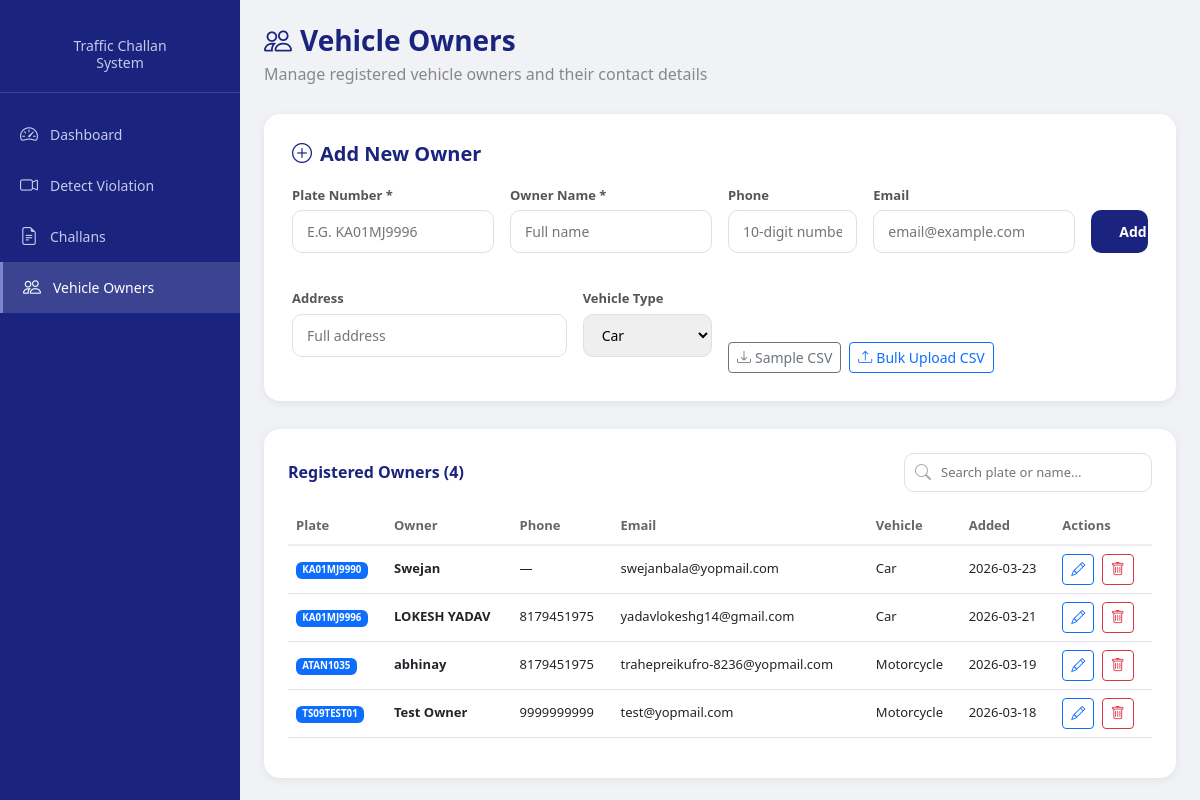
/owners, run on the app's committed database.
### tables this page shows
CREATE TABLE vehicle_owners (
            id           INTEGER PRIMARY KEY AUTOINCREMENT,
            plate_number TEXT    UNIQUE NOT NULL,
            owner_name   TEXT    NOT NULL,
            phone        TEXT,
            email        TEXT,
            address      TEXT,
            vehicle_type TEXT    DEFAULT 'unknown',
            created_at   TEXT    DEFAULT (datetime('now', 'localtime')),
            updated_at   TEXT    DEFAULT (datetime('now', 'localtime'))
        );

### app.py (the view)
@app.route("/owners")
def owners():
    return render_template("owners.html", owners=get_all_owners())

### database.py (called while the page is built)
def get_connection():
    os.makedirs(os.path.dirname(DATABASE_PATH), exist_ok=True)
    conn = sqlite3.connect(DATABASE_PATH)
    conn.row_factory = sqlite3.Row
    return conn

def get_all_owners():
    conn = get_connection()
    rows = conn.execute(
        "SELECT * FROM vehicle_owners ORDER BY created_at DESC").fetchall()
    conn.close()
    return [dict(r) for r in rows]

### templates/owners.html (shortened to what this page needs)
{% extends "base.html" %}
{% block content %}
<div class="page-header">
  <h3><i class="bi bi-people me-2"></i>Vehicle Owners</h3>
  <p>Manage registered vehicle owners and their contact details</p>
</div>
<div class="add-card">
  <h5><i class="bi bi-plus-circle me-2"></i>Add New Owner</h5>
  <form method="POST" action="/owners/add">
    <div class="row g-3">
      <div class="col-md-3">
        <div class="field">
          <label>Plate Number *</label>
          <input type="text" name="plate_number" placeholder="e.g. KA01MJ9996" required
                 style="text-transform:uppercase;">
        </div>
      </div>
      <div class="col-md-3">
        <div class="field">
          <label>Owner Name *</label>
          <input type="text" name="owner_name" placeholder="Full name" required>
        </div>
      </div>
      <div class="col-md-2">
        <div class="field">
          <label>Phone</label>
          <input type="tel" name="phone" placeholder="10-digit number">
        </div>
      </div>
      <div class="col-md-3">
        <div class="field">
          <label>Email</label>
          <input type="email" name="email" placeholder="email@example.com">
        </div>
      </div>
      <div class="col-md-1 d-flex align-items-end">
        <div class="field" style="width:100%">
          <label>&nbsp;</label>
          <button type="submit" class="btn-submit w-100">Add</button>
        </div>
      </div>
    </div>
    <div class="row g-3 mt-1">
      <div class="col-md-4">
        <div class="field">
          <label>Address</label>
          <input type="text" name="address" placeholder="Full address">
        </div>
      </div>
      <div class="col-md-2">
        <div class="field">
          <label>Vehicle Type</label>
          <select name="vehicle_type">
            <option value="car">Car</option>
          </select>
        </div>
      </div>
      <div class="col-md-6 d-flex align-items-end gap-2">
        <a href="/owners/sample-csv" class="btn btn-outline-secondary btn-sm">
          <i class="bi bi-download me-1"></i>Sample CSV
        </a>
        <button type="button" class="btn btn-outline-primary btn-sm"
                data-bs-toggle="modal" data-bs-target="#csvModal">
          <i class="bi bi-upload me-1"></i>Bulk Upload CSV
        </button>
      </div>
    </div>
  </form>
</div>
<div class="table-card">
  <div class="d-flex justify-content-between align-items-center mb-3">
    <div class="card-title mb-0">Registered Owners ({{ owners|length }})</div>
    <div class="search-box">
      <i class="bi bi-search"></i>
      <input type="text" id="searchInput" placeholder="Search plate or name..."
             oninput="filterTable()">
    </div>
  </div>
  {% if owners %}
  <div class="table-responsive">
    <table class="table table-hover" id="ownersTable">
      <thead>
        <tr>
          <th>Plate</th><th>Owner</th><th>Phone</th><th>Email</th>
          <th>Vehicle</th><th>Added</th><th>Actions</th>
        </tr>
      </thead>
      <tbody>
        {% for o in owners %}
        <tr>
          <td><span class="badge bg-primary">{{ o.plate_number }}</span></td>
          <td><strong>{{ o.owner_name }}</strong></td>
          <td>{{ o.phone or '—' }}</td>
          <td>{{ o.email or '—' }}</td>
          <td>{{ o.vehicle_type|title }}</td>
          <td>{{ o.created_at[:10] }}</td>
          <td>
            <button class="btn btn-sm btn-outline-primary me-1"
                    onclick="openEdit('{{ o.plate_number }}','{{ o.owner_name }}','{{ o.phone }}','{{ o.email }}','{{ o.address }}','{{ o.vehicle_type }}')">
              <i class="bi bi-pencil"></i>
            </button>
            <button class="btn btn-sm btn-outline-danger"
                    onclick="confirmDelete('{{ o.plate_number }}')">
              <i class="bi bi-trash"></i>
            </button>
          </td>
        </tr>
        {% endfor %}
      </tbody>
    </table>
  </div>
  {% else %}
  <div class="text-center py-5">
    <i class="bi bi-people" style="font-size:48px;color:#e0e0e0;"></i>
    <p class="text-muted mt-3">No owners registered yet. Add your first owner above.</p>
  </div>
  {% endif %}
</div>
{% endblock %}

### templates/base.html (style rules this page uses)
:root { --primary: #1a237e; --primary-light: #3949ab; --danger: #b71c1c; --success: #1b5e20; --sidebar-width: 240px; }
body { background: #f0f2f5; font-family: "Segoe UI", sans-serif; }
.table th { font-size: 13px; color: #666; font-weight: 600; border-bottom: 2px solid #eee; }
.table td { font-size: 13px; vertical-align: middle; }

### templates/owners.html (style rules this page uses)
.page-header { margin-bottom:28px; }
.page-header h3 { font-weight:700; color:#1a237e; margin:0; }
.page-header p { color:#888; margin:4px 0 0; }
.add-card { background:white; border-radius:16px; padding:28px; box-shadow:0 2px 8px rgba(0,0,0,.07); margin-bottom:28px; }
.add-card h5 { font-weight:700; color:#1a237e; margin-bottom:20px; }
.field { margin-bottom:16px; }
.field label { display:block; font-size:13px; font-weight:600; color:#555; margin-bottom:5px; }
.field input, .field select { width:100%; padding:10px 14px; border-radius:10px; border:1.5px solid #e0e0e0; font-size:14px; outline:none; transition:border .2s; }
.btn-submit { background:#1a237e; color:white; border:none; border-radius:10px; padding:11px 28px; font-weight:700; font-size:14px; cursor:pointer; transition:background .2s; }
.table-card { background:white; border-radius:16px; padding:24px; box-shadow:0 2px 8px rgba(0,0,0,.07); }
.table-card .card-title { font-size:16px; font-weight:700; color:#1a237e; margin-bottom:18px; }
.search-box { position:relative; max-width:300px; }
.search-box input { padding-left:36px; width:100%; padding:9px 14px 9px 36px; border-radius:10px; border:1.5px solid #e0e0e0; font-size:13px; outline:none; }
.search-box i { position:absolute; left:11px; top:50%; transform:translateY(-50%); color:#aaa; }

### data on the page
vehicle_owners: plate_number "KA01MJ9990", owner_name "Swejan", phone "—", email "swejanbala@yopmail.com", vehicle_type "Car", created_at "2026-03-23"
vehicle_owners: plate_number "KA01MJ9996", owner_name "LOKESH YADAV", phone "8179451975", email "yadavlokeshg14@gmail.com", vehicle_type "Car", created_at "2026-03-21"
vehicle_owners: plate_number "ATAN1035", owner_name "abhinay", phone "8179451975", email "trahepreikufro-8236@yopmail.com", vehicle_type "Motorcycle", created_at "2026-03-19"
vehicle_owners: plate_number "TS09TEST01", owner_name "Test Owner", phone "9999999999", email "test@yopmail.com", vehicle_type "Motorcycle", created_at "2026-03-18"

### other printed values
{{ owners|length }} "4"
